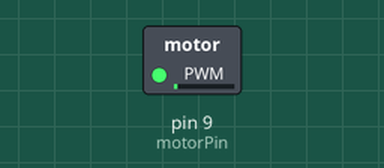
Recording of a sketch running on a simulated Arduino Uno, built with avr-gcc and run on an emulated ATmega328P. On the bench: switched loads named in the sketch (green lamp = pin HIGH).

Above: at 0.05 s.
At 1.55 s:
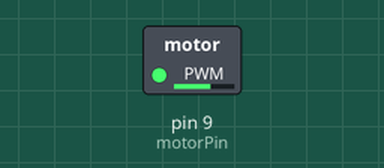
At 2.8 s:
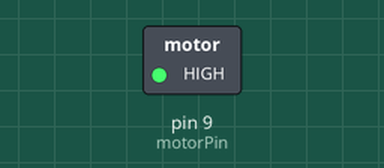
At 5.6 s:
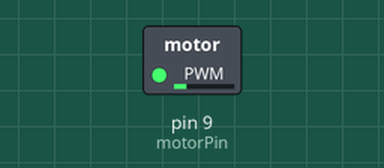
Timing chart, 0 to 9.3 s (numbered marks = the images above):
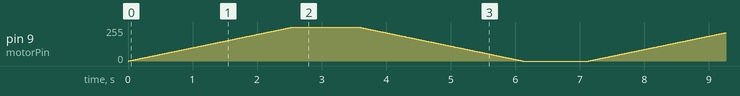

The sketch:

DC_motor_using_arduino.ino
```cpp
int motorPin=9;
void setup()
{
  pinMode(motorPin, OUTPUT);
}

void loop()
{
  for (int i = 0; i<=255; i++)
  {
    analogWrite(motorPin,i);
    delay(10);
  }
 delay(1000);

  for(int i=255; i>=0; i--)
  {
    analogWrite(motorPin,i);
    delay(10);
  }
 delay(1000);
}
```
